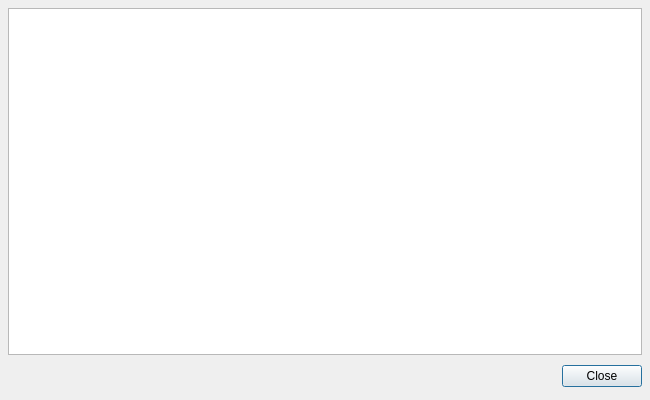
<ui version="4.0" >
 <author></author>
 <comment></comment>
 <exportmacro></exportmacro>
 <class>pqOutputWindow</class>
 <widget class="QDialog" name="pqOutputWindow" >
  <property name="geometry" >
   <rect>
    <x>0</x>
    <y>0</y>
    <width>650</width>
    <height>400</height>
   </rect>
  </property>
  <property name="sizePolicy" >
   <sizepolicy>
    <hsizetype>1</hsizetype>
    <vsizetype>1</vsizetype>
    <horstretch>0</horstretch>
    <verstretch>0</verstretch>
   </sizepolicy>
  </property>
  <property name="windowTitle" >
   <string>Dialog</string>
  </property>
  <property name="modal" >
   <bool>false</bool>
  </property>
  <layout class="QGridLayout" >
   <property name="margin" >
    <number>8</number>
   </property>
   <property name="spacing" >
    <number>6</number>
   </property>
   <item row="1" column="0" >
    <layout class="QHBoxLayout" >
     <property name="margin" >
      <number>0</number>
     </property>
     <property name="spacing" >
      <number>6</number>
     </property>
     <item>
      <spacer>
       <property name="orientation" >
        <enum>Qt::Horizontal</enum>
       </property>
       <property name="sizeHint" >
        <size>
         <width>131</width>
         <height>31</height>
        </size>
       </property>
      </spacer>
     </item>
     <item>
      <widget class="QPushButton" name="closeButton" >
       <property name="text" >
        <string>Close</string>
       </property>
      </widget>
     </item>
    </layout>
   </item>
   <item row="0" column="0" >
    <widget class="pqConsoleWidget" name="consoleWidget" />
   </item>
  </layout>
 </widget>
 <pixmapfunction></pixmapfunction>
 <customwidgets>
  <customwidget>
   <class>pqConsoleWidget</class>
   <extends>QTextEdit</extends>
   <header>pqConsoleWidget.h</header>
   <container>0</container>
   <pixmap></pixmap>
  </customwidget>
 </customwidgets>
 <resources>
  <include location="Resources.qrc" />
 </resources>
 <connections>
  <connection>
   <sender>closeButton</sender>
   <signal>clicked()</signal>
   <receiver>pqOutputWindow</receiver>
   <slot>accept()</slot>
   <hints>
    <hint type="sourcelabel" >
     <x>316</x>
     <y>198</y>
    </hint>
    <hint type="destinationlabel" >
     <x>139</x>
     <y>199</y>
    </hint>
   </hints>
  </connection>
 </connections>
</ui>
